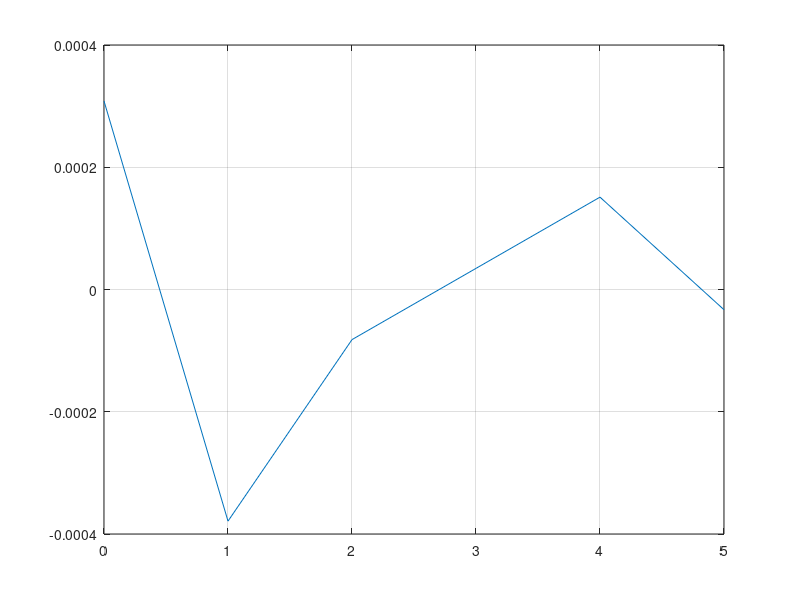

MATLAB code for this plot:
clear; close all; clc;

vin = 0:1:5;
vadc = [1.4219e-3 0.99832 1.9962 2.9939 3.9916 4.9890];

vado = vadc - vadc(1);

p = polyfit(vado, vin, 1);

vout = p(1)*vado + p(2);

vdelta = vout-vin;

plot(vin, vdelta);
grid on